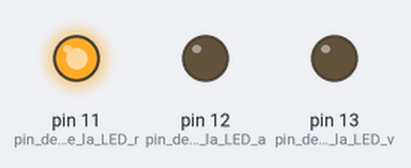
This sketch was run on a simulated Arduino Uno, built with avr-gcc and run on an emulated ATmega328P. On the bench: output pins drawn as LEDs (lit = HIGH).

Above: at 0.7 s.
At 2.2 s:
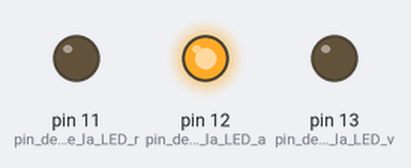
At 3.7 s:
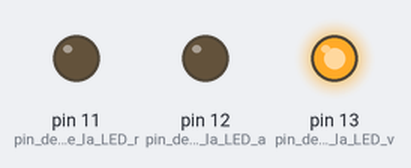
Timing chart, 0 to 5.9 s (numbered marks = the images above):
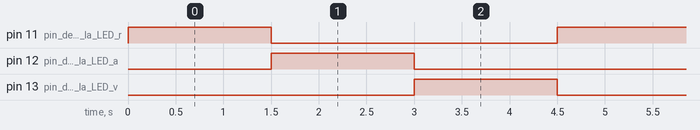

The sketch:

semaforo.ino
```cpp
// C++ code
void setup(){
  // put your setup code here, to run once:
  pinMode(11, OUTPUT);     //pin de salida de la LED roja
  pinMode(12, OUTPUT);     //pin de salida de la LED amarilla
  pinMode(13, OUTPUT);     //pin de salida de la LED verde
}

void loop(){
  // put your main code here, to run repeatedly:
  digitalWrite(13, LOW);   //Apagar LED verde
  digitalWrite(11, HIGH);  //Encender LED roja
  delay(1500);              // Esperar durante 1,5 segundos
  digitalWrite(11, LOW);   //Apagar LED roja
  digitalWrite(12, HIGH);  //Encender LED amarilla
  delay(1500);              // Esperar durante 1,5 segundos
  digitalWrite(12, LOW);   //Apagar LED amarilla
  digitalWrite(13, HIGH);  //Encender LED verde
  delay(1500);              // Esperar durante 1,5 segundos
}
```

Measured:
- by itself, pin 11 (pin_de_salida_de_la_LED_r), pin 12 (pin_de_salida_de_la_LED_a), pin 13 (pin_de_salida_de_la_LED_v): alternates HIGH for 1.5 s and LOW for 3.0 s
- by itself, everything shown: repeats every 4.5 s, in 3 steps
